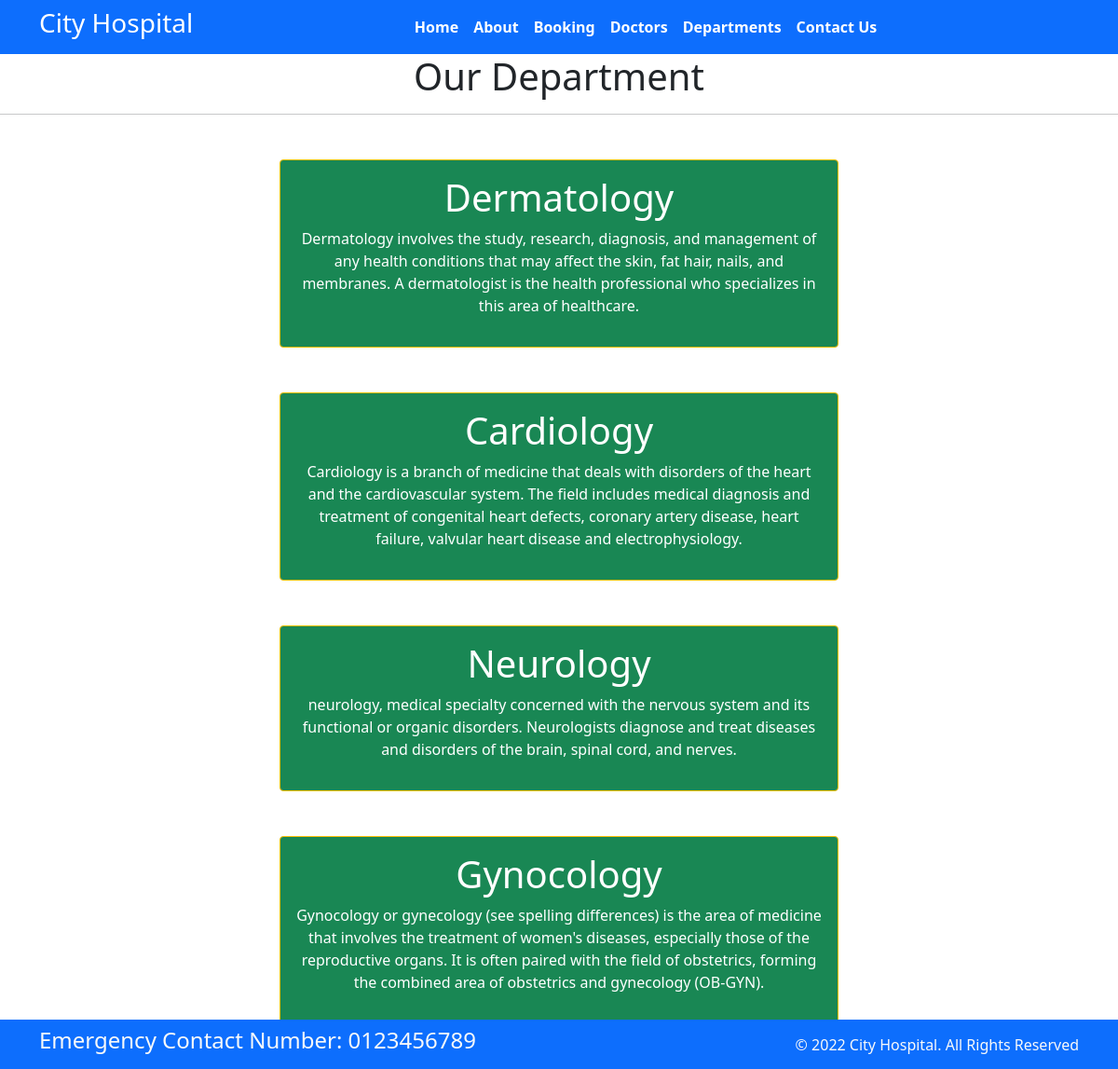
The page /departments on the database its author committed.
### members/models.py (models this page shows, shortened)
class department(models.Model):
    dep_name=models.CharField(max_length=100)
    dep_description=models.TextField()

### members/views.py (the view)
# urls.py: path('departments', views.departments, name='departments'),
def departments(request):
    dict_dep={
        'dept':department.objects.all()
    }
    return render(request, 'department.html',dict_dep)

### members/templates/department.html (shortened to what this page needs)
{% extends 'base.html' %}
{% block content %}
<h1 class="text-center">Our Department</h1>
<hr>
{% for d in dept %}
<div class="mx-auto w-50 bg-success text-center text-white p-3 my-5 border border-warning rounded">
    <h1>{{d.dep_name}}</h1>
    <p>{{d.dep_description}}</p>
</div>
{% endfor %}
{% endblock %}

### rows shown on the page
department: dep_name "Dermatology", dep_description "Dermatology involves the study, research, diagnosis, and management of any health conditions that may affect the skin, fat hair, nails, and membranes. A dermatologist is the health professional who specializes in this area of healthcare."
department: dep_name "Cardiology", dep_description "Cardiology is a branch of medicine that deals with disorders of the heart and the cardiovascular system. The field includes medical diagnosis and treatment of congenital heart defects, coronary artery disease, heart failure, valvular heart disease and electrophysiology."
department: dep_name "Neurology", dep_description "neurology, medical specialty concerned with the nervous system and its functional or organic disorders. Neurologists diagnose and treat diseases and disorders of the brain, spinal cord, and nerves."
department: dep_name "Gynocology", dep_description "Gynocology or gynecology (see spelling differences) is the area of medicine that involves the treatment of women's diseases, especially those of the reproductive organs. It is often paired with the field of obstetrics, forming the combined area of obstetrics and gynecology (OB-GYN)."
